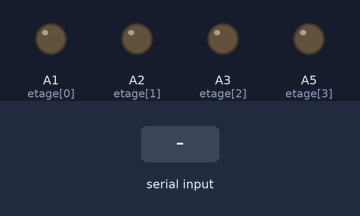
This sketch was run on a simulated Arduino Uno, built with avr-gcc and run on an emulated ATmega328P. Parts: output pins drawn as LEDs (lit = HIGH). The inputs (shaded band) are chosen by the test bench.

Above: at 1.2 s.
1.3 s: "1" received over Serial
At 2.9 s:
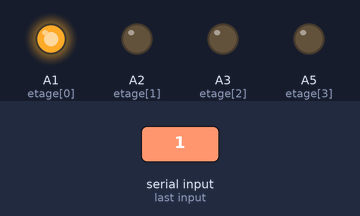
Timing chart, 0 to 4.4 s (numbered marks = the images above; inputs shaded):
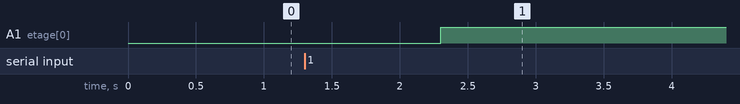

Measured:
- after the input at 1.3 s, A1 (etage[0]): LOW → HIGH after 1.0 s

The sketch:

Dechiffreur_port_serie_V2.ino
```cpp
////////////////////////////////////////////
///Dechiffreur port serie V2             ///
///Cree par Miles White                  ///
///et Mathieu Corbel                     ///
///Ce programme permet d'envoyer 64      ///
///caractere et de controller les led du ///
///cube correspondante                   ///
////////////////////////////////////////////

String data;
int colonne[16]={13,12,9,A0,11,10,2,A4,8,7,6,5,4,3,0,1}; //Definit les broches des colonnes
int etage[4]={A1,A2,A3,A5}; //Definit les broche des etages

void setup() {
  Serial.begin(9600);
  for (int i=0; i<16; i++){ //Definit toutes les colonne comme sortie
    pinMode(colonne[i], OUTPUT);
  }
  for (int i=0; i<4; i++){ //Definit tous les etages comme sortie
    pinMode(etage[i], OUTPUT);
  }
}

void loop() {
   data = Serial.readString(); //Dectect les caracactere envoyer au moniteur serie

   for(int i=0; i<16; i++){ //Detecte les carctere envoyer a toutes les led du 1ere etage
    if (data[i] == '1'){ //Si c'est un 1 les led s'allumeront
     digitalWrite(etage[0], 1);
     digitalWrite(colonne[i], 0);
    }
   if (data[i] == '0'){ //Si c'est un 0 les led s'eteindront
     digitalWrite(colonne[i], 1);
   }
   }
   for(int i=17; i<32; i++){ //Detecte les carctere envoyer a toutes les led du 2eme etage
    if (data[i] == '1'){ //Si c'est un 1 les led s'allumeront
     digitalWrite(etage[1], 1);
     digitalWrite(colonne[i-17], 0);
    }
   if (data[i] == '0'){ //Si c'est un 0 les led s'eteindront
     digitalWrite(colonne[i-17], 1);
   }
   }
   for(int i=33; i<48; i++){ //Detecte les carctere envoyer a toutes les led du 3eme etage
    if (data[i] == '1'){ //Si c'est un 1 les led s'allumeront
     digitalWrite(etage[2], 1);
     digitalWrite(colonne[i-33], 0);
    }
   if (data[i] == '0'){ //Si c'est un 0 les led s'eteindront
     digitalWrite(colonne[i-33], 1);
   }
   }
   for(int i=49; i<64; i++){ //Detecte les carctere envoyer a toutes les led du 4eme etage
    if (data[i] == '1'){ //Si c'est un 1 les led s'allumeront
     digitalWrite(etage[3], 1);
     digitalWrite(colonne[i-49], 0);
    }
   if (data[i] == '0'){ //Si c'est un 0 les led s'eteindront
     digitalWrite(colonne[i-49], 1);
   }
   }
}
```
